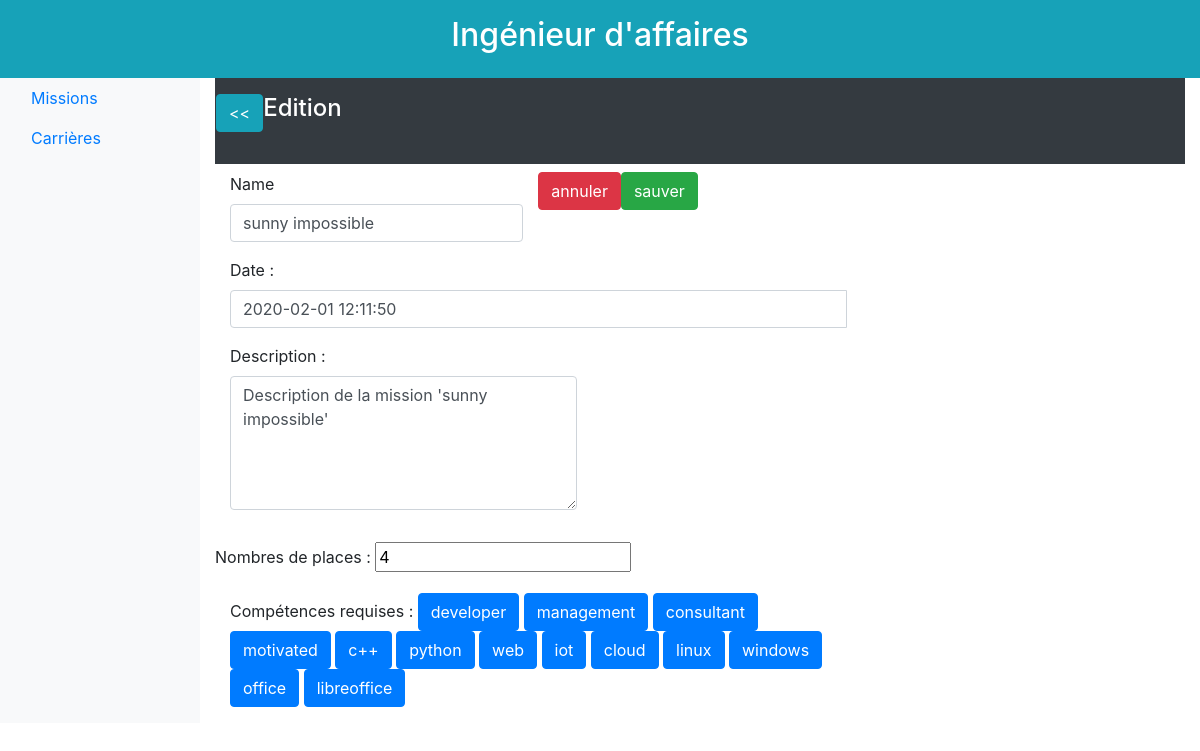
The app's page /12/affaire/missions/vue/12/edit/, older data.
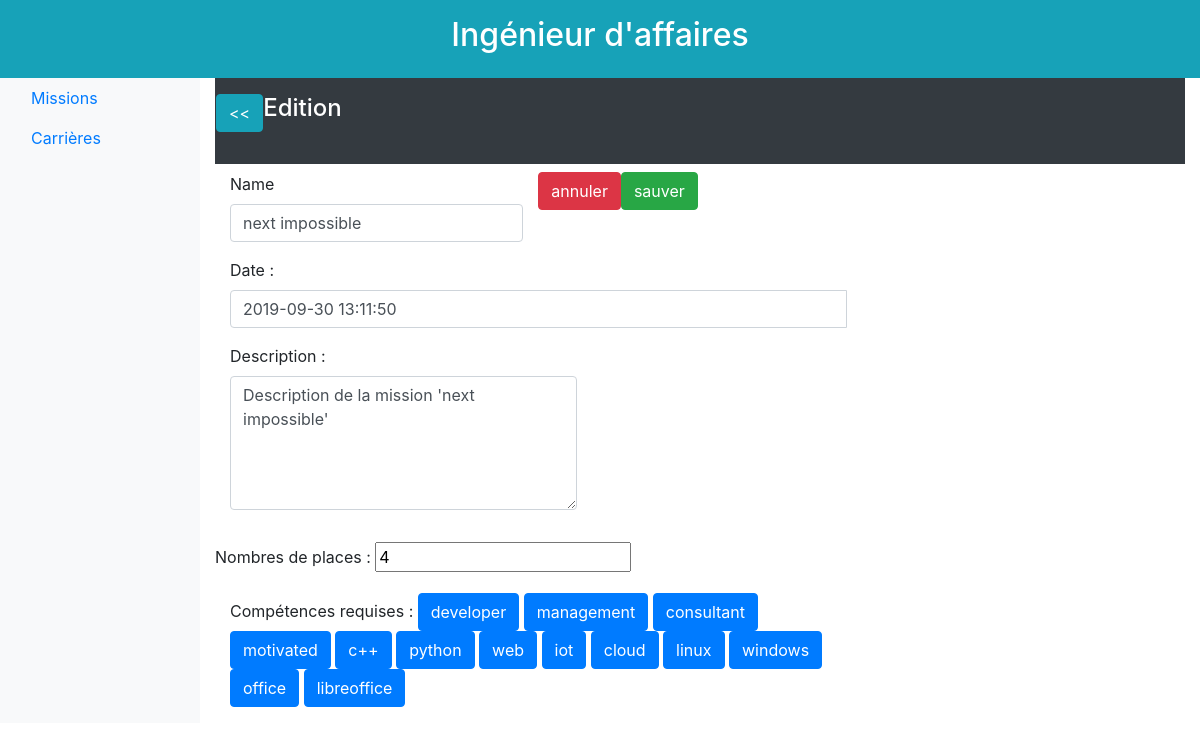
The same page, newer data.
### database/models.py (models this page shows)
class Mission(db.Model):
    id = db.Column(db.Integer, primary_key=True)
    titre = db.Column(db.String(64), unique=True)
    description = db.Column(db.Text, unique=True)
    effectifs_max = db.Column(db.Integer)
    prix_vente = db.Column(db.Integer)
    statut = db.Column(db.Text)
    date_creation = db.Column(db.DateTime)
    responsable_id = db.Column(db.Integer, db.ForeignKey('ingenieur.id'))
    souhaits = db.relationship('Souhait', backref='mission', lazy='dynamic')
    besoins = db.relationship('Besoin', backref='mission', lazy='dynamic')
    affectations = db.relationship('Affectation', backref='mission', lazy='dynamic')

### app.py (the view)
@app.route('/<id>/affaire/missions/vue/<missionId>/edit/')
def affaire_mission_edit(id, missionId):
    mission = get_mission_by_id(missionId)
    competences = get_all_competence()
    return render_template("homepage_affaire_mission_edit.html.jinja2"
                           , id=id
                           , mission=mission
                           , competences=competences
                           )

### database/functions.py (called while the page is built)
def get_mission_by_id(mission_id):
    return Mission.query.filter_by(id=mission_id).first()

def get_all_competence():
    return Competence.query.all()

### templates/homepage_affaire_mission_edit.html.jinja2 (shortened to what this page needs)
{% extends "homepage_affaire.html.jinja2" %}
{% block body %}
    <div class="p-3 mb-2 bg-dark text-white size-6 font-weight-bold">
        <div class="row">
            <div class="mb-3">
                <button type="button" class="btn btn-info"
                        onclick="location.href='/{{ id }}/affaire/missions/aAffecter/';">&lt;&lt;
                </button>
            </div>
            <div class="md-3">
                <h4>Edition</h4>
            </div>
        </div>
    </div>
    <div class="col-md-8 order-md-1">
        <form action="{{ url_for("process_form_data", id=id, missionId=mission.id) }}" method="post"
              class="needs-validation" novalidate="">
            <div class="row">
                <div class="col-md-6 mb-3">
                    <label for="Name">Name</label>
                    <input type="text" class="form-control" id="Name" name="foo_titre" value='{{ mission.titre }}'>
                </div>
                <div class="mb-3">
                    <button type="button" class="btn btn-danger"
                            onclick="location.href='/{{ id }}/affaire/missions/vue/{{ mission.id }}/';">annuler
                    </button>
                </div>
                <div class="mb-3">
                    <input type="submit" class="btn btn-success" onclick="location.href='/TODO.php';" value="sauver"/>
                </div>
            </div>
            <div class="mb-3">
                <div class="form-group">
                    <label for="date">Date :</label>
                    <div class='input-group date' id='datetimepicker1'>
                        <input type='text' class="form-control" name="mission_date_creation"
                               value='{{ mission.date_creation }}'/>
                    </div>
                </div>
            </div>
            <div class="row">
                <div class="mb-3 col-md-7">
                    <div class="form-group">
                        <label for="description">Description :</label>
                        <textarea class="form-control" rows="5" name="mission_description"
                                  id="comment">{{ mission.description }}</textarea>
                    </div>
                </div>
                <div>
                    <div class="form-group">
                        <label for="nbPlace">Nombres de places :</label>
                        <input type="number" name="mission_effectif_max" value='{{ mission.effectifs_max }}'/>
                    </div>
                </div>
            </div>
            <div class="mb-3">
                <label for="competences">Comp&eacute;tences requises :</label>
                {% for competence in competences %}
                    <div class="btn-group btn-group-toggle" data-toggle="buttons">
                        <label class="btn btn-primary">
                                   autocomplete="off"> {{ competence.nom }}
                        </label>
                    </div>
                {% endfor %}
            </div>
        </form>
    </div>
{% endblock %}

Row changes from the older to the newer data that the page shows:
changed Mission: foo_titre "sunny impossible" → "next impossible"; mission_date_creation "2020-02-01 12:11:50" → "2019-09-30 13:11:50"; mission_description "Description de la mission 'sunny impossible'" → "Description de la mission 'next impossible'"
